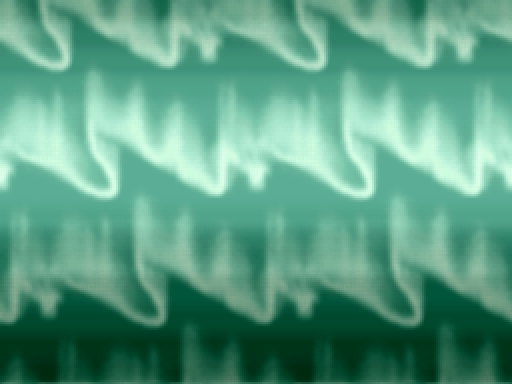
#> input picture kim1025/assets/animations/PRAS- Aurora BG.png, 512 x 384 px
$ python bake_ultrawide_arenas.py --canonical ../assets/animations --scenery ../assets/animations
#> lines starting #> are read from the running program, lines starting #| are printed output that depends on the picture
"""Bake 32:9 scenery with multiscale edge blending and protected original mounds.
Deterministic compositing was explicitly approved by the user on 2026-10-09.
"""
from pathlib import Path
import json,re,hashlib
import numpy as np
from PIL import Image,ImageFilter,ImageDraw,ImageOps
import argparse
parser=argparse.ArgumentParser(description=__doc__)
parser.add_argument('--canonical',type=Path,required=True,help='Directory containing the 72 canonical PNGs')
parser.add_argument('--scenery',type=Path,required=True,help='Directory containing 36 refined location PNGs')
parser.add_argument('--root',type=Path,default=Path(__file__).resolve().parent.parent)
args=parser.parse_args()
ROOT=args.root
CACHE=args.canonical
ART=args.scenery
OUT=ROOT/'assets/battle/backgrounds/aspect/ultrawide'
W,H,OX,OY=4096,1152,1568,256
def pyramid(image,levels=4):
 out=[image]
 for _ in range(levels-1):
  p=out[-1];out.append(p.filter(ImageFilter.GaussianBlur(2)).resize((p.width//2,p.height//2),Image.Resampling.BILINEAR))
 return out
def up(array,size):
 return np.stack([np.asarray(Image.fromarray(array[:,:,i]).resize(size,Image.Resampling.BILINEAR)) for i in range(array.shape[2])],axis=2)
def blend(source,backdrop,mask):
 a=pyramid(source);b=pyramid(backdrop);m=pyramid(mask)
 result=None
 for i in range(len(a)-1,-1,-1):
  aa=np.asarray(a[i],dtype=np.float32);bb=np.asarray(b[i],dtype=np.float32)
  alpha=np.asarray(m[i],dtype=np.float32)[:,:,None]/255
  if result is None:result=aa*alpha+bb*(1-alpha)
  else:
   al=aa-up(np.asarray(a[i+1],dtype=np.float32),a[i].size)
   bl=bb-up(np.asarray(b[i+1],dtype=np.float32),b[i].size)
   result=up(result,a[i].size)+al*alpha+bl*(1-alpha)
 return Image.fromarray(np.clip(np.rint(result),0,255).astype(np.uint8))
def bake(src):
 name=re.sub(r'_(day|night|sunrise|sunset)$','',src.stem)
 art=Image.open(ART/(name+'.png')).convert('RGB')
#> art is the input picture: PIL image 512x384 RGB; mean R, G, B 89.9, 157.1, 131.4
 bg=ImageOps.fit(art,(W,H),Image.Resampling.LANCZOS,centering=(.5,1))
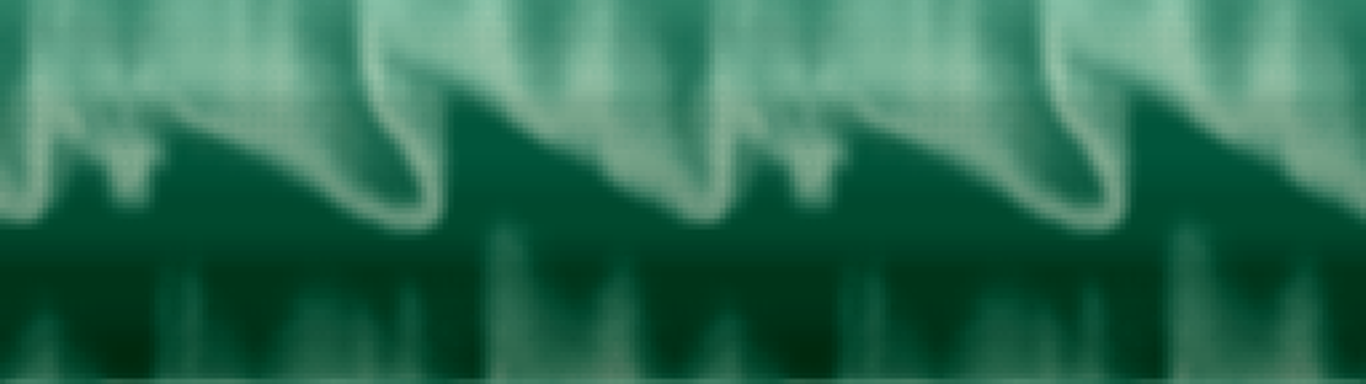
#> bg: PIL image 4096x1152 RGB (shown at 1/3 size); mean R, G, B 46.9, 109.9, 83.9
 original=Image.open(src).convert('RGB').resize((960,475),Image.Resampling.LANCZOS)
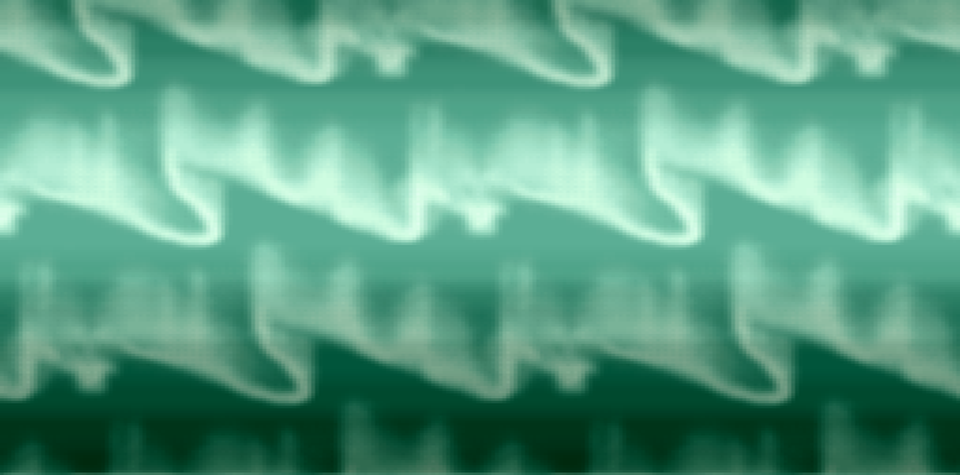
#> original: PIL image 960x475 RGB; mean R, G, B 89.9, 157.1, 131.4
 # Match low-frequency color along each source row, including its exact time
 # variant. Smooth the gain so matching does not produce horizontal bands.
 s=np.asarray(original,dtype=np.float32);b=np.asarray(bg,dtype=np.float32)
 target=np.concatenate((s[:,:60],s[:,-60:]),axis=1).mean(axis=1)
#> target = 475 rows, first 8: [88.79, 151.4, 125.5], [88.68, 151.4, 125.5], [90.17, 152.4, 126.4], [91.23, 152.9, 126.7], [91.38, 152.9, 126.7], [95.12, 155.5, 129.1], [95.11, 155.5, 129.1], [96.14, 156.3, 129.8]
#> (the run stopped early here; a loop or call above may not have finished)
